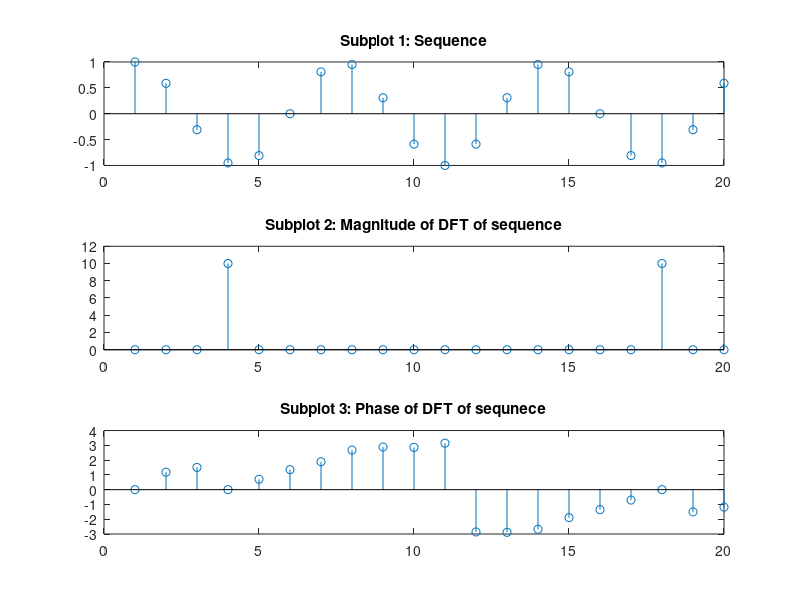

MATLAB code for this plot:
w = 3*pi/10; N = 20;
n = 0:19;
xn = cos(w*n);
yn = fft(xn);

figure;
subplot(3,1,1)
stem(xn);
title('Subplot 1: Sequence');

subplot(3,1,2)
stem(abs(yn));
title('Subplot 2: Magnitude of DFT of sequence');

subplot(3,1,3)
stem(angle(yn));
title('Subplot 3: Phase of DFT of sequnece');

